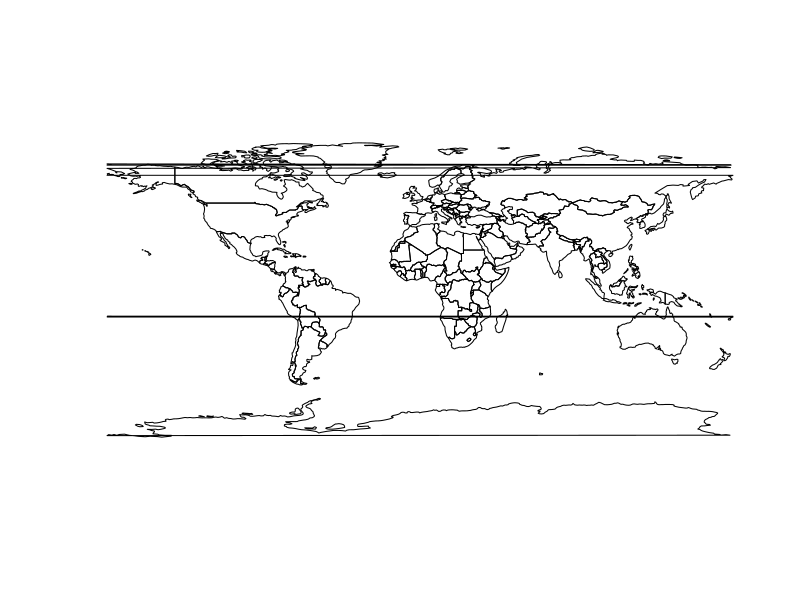
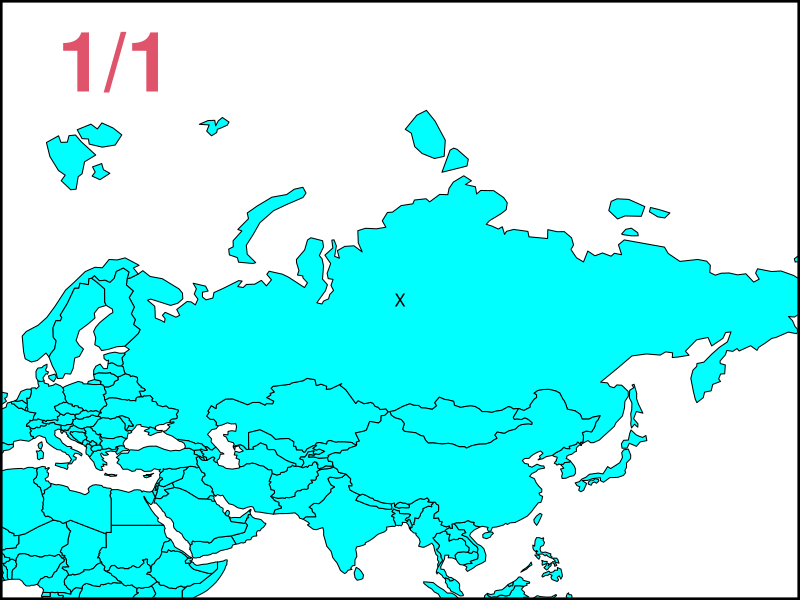
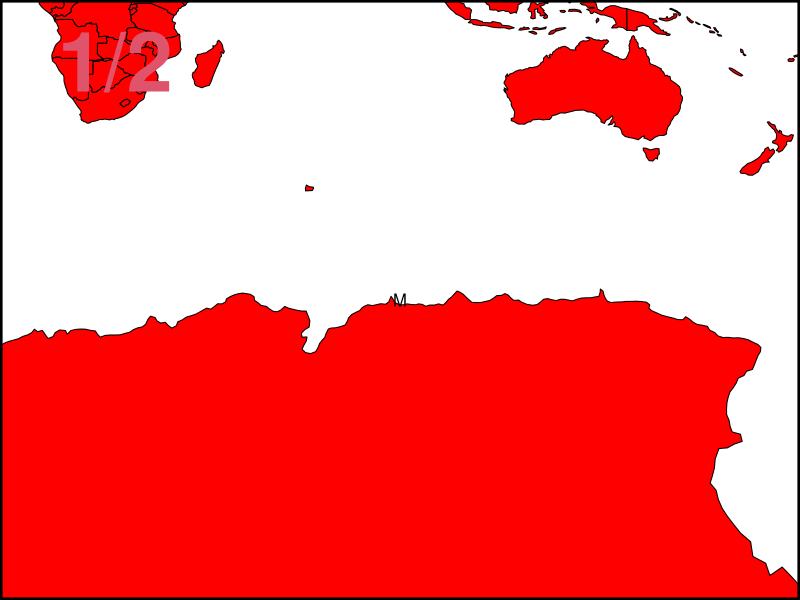
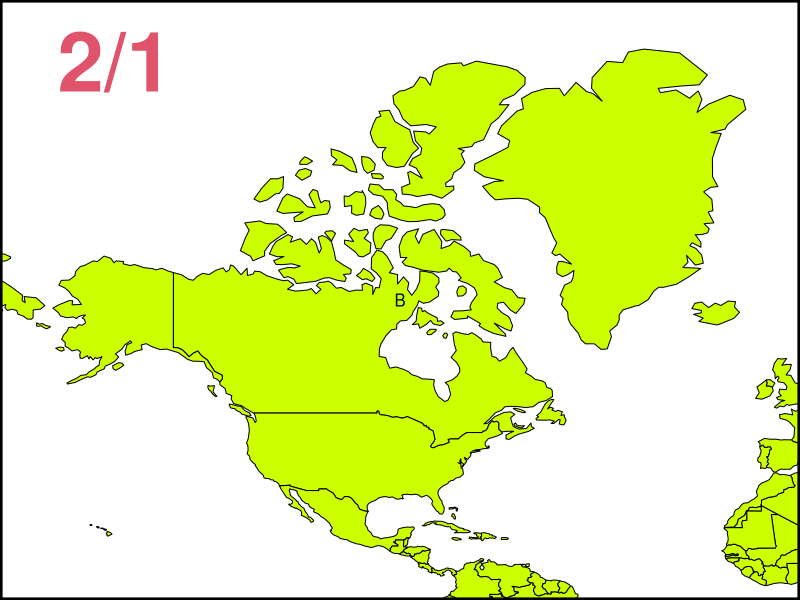
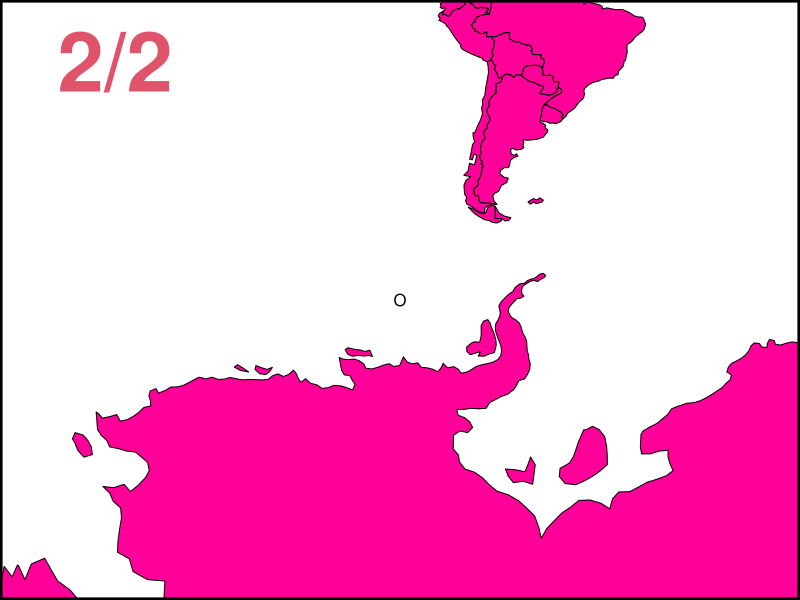
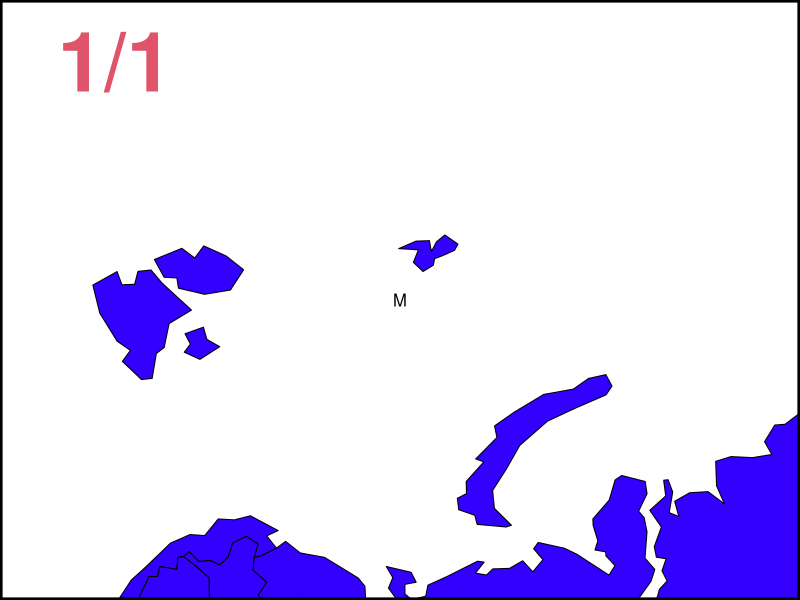
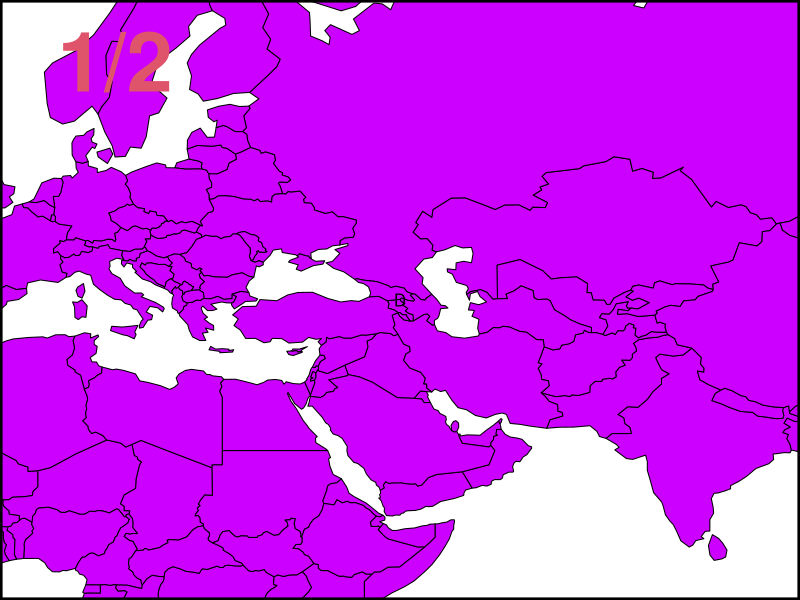
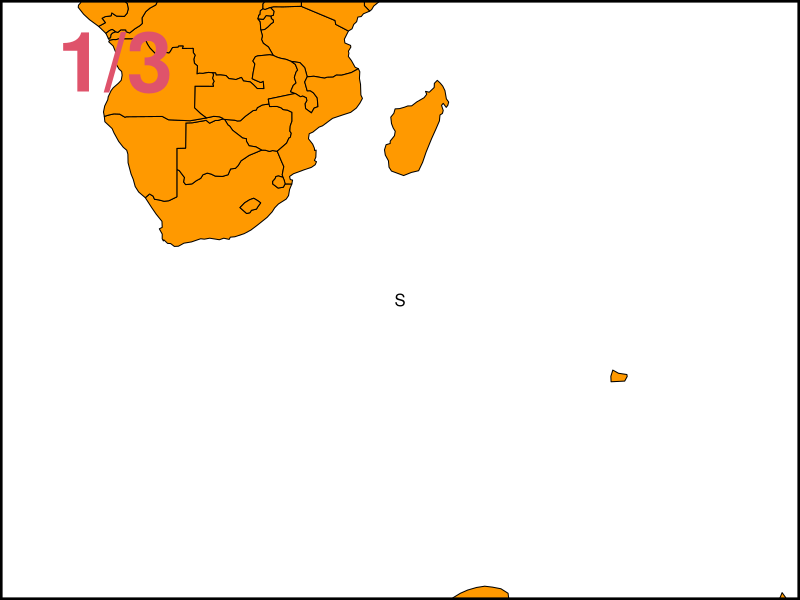

Write R code to recreate these figures, in order. (Note: this script raises an error after producing the figures.)



library("sf")
library("rnaturalearth")
library("cowplot")
library("ggplot2")

countries <- ne_countries(returnclass = "sf")
countries <- st_make_valid(countries)
# No!! not flatcountries <- st_transform(countries, st_crs(3857))

plot(st_geometry(countries))

get_limits <- function(box, x, y, n) {
    tmp_x <- seq(-180, 180, length.out = n + 1)
    tmp_y <- seq( -90,  90, length.out = n + 1)
    list(xmin = tmp_x[x + 1], xmax = tmp_x[x + 2],
         ymin = tmp_y[y + 1], ymax = tmp_y[y + 2])
}
get_limit_bb <- function(box, x, y, n, crs = NULL) {
    tmp_x <- seq(-180, 180, length.out = n + 1)
    tmp_y <- seq( -90,  90, length.out = n + 1)
    st_bbox(c(xmin = tmp_x[x + 1], xmax = tmp_x[x + 2],
         ymin = tmp_y[y + 1], ymax = tmp_y[y + 2]), crs = if (is.null(crs)) st_crs(4623) else crs)
}
(bb <- get_limit_bb(st_bbox(countries), 0, 1, 2, st_crs(countries)))
#get_limits(st_bbox(countries), 0, 1, 2)
#get_limits(st_bbox(countries), 1, 1, 2)

#####
# https://wiki.openstreetmap.org/wiki/Zoom_levels
# Number of tiles for each zoom level

draw_a_tile <- function(i, j, ntiles, countries, col = "gray90") {
    # Mercator x/y limits
    # x:   -20037508 to 20037508
    # y:   -20601982 to 20601982 -> taking 
    #st_transform(st_sfc(st_point(c(180, 85.0)), crs = 4326), crs = 3395)
    lons <- seq(0, 2 * 20037508,     length.out = 1 + sqrt(ntiles))
    lats <- seq(20037508, -20037508, length.out = 1 + sqrt(ntiles))

    xlim <- lons[i + 0:1]
    if (min(xlim) >= 20037508) xlim <- xlim - (2 * 20037508)
    ylim <- lats[j + 1:0]

    # Just points; was originally going for a polygon but this should be fine.
    #bbox_matrix <- matrix(c(xlim[1], xlim[1], xlim[2], xlim[2],
    #                        ylim[1], ylim[2], ylim[2], ylim[1]),
    #                      byrow = FALSE, ncol = 2)
    #bbox_points <- lapply(seq_len(nrow(bbox_matrix)), function(i, m) st_point(m[i, ]), m = bbox_matrix)
    #bbox_points <- st_transform(st_sfc(bbox_points, crs = st_crs(4326)), crs = 3395)

    #xlim <- st_bbox(bbox_points)[c("xmin", "xmax")]
    #ylim <- st_bbox(bbox_points)[c("ymin", "ymax")]

    # Drawing the tile
    hold <- par(no.readonly = TRUE); on.exit(par(hold))
    par(mar = rep(0, 4), oma = rep(0, 4))

    plot(NA, xlim = xlim, ylim = ylim, xaxs = "i", yaxs = "i", bty = "n")
    #plot(bbox, add = TRUE, border = 2, lwd = 3)
    plot(st_cast(st_geometry(st_transform(countries, crs = 3395))), add = TRUE, col = col)
    text(mean(xlim), mean(ylim), sample(LETTERS, 1))

    # Development labeling
    text(xlim[1], ylim[2], sprintf("%d/%d", i, j), adj = c(-.5, 1.5), col = 2, font = 2, cex = 5)
    box(lwd = 5)
}
#u <- draw_a_tile(2, 1, ntiles[1], countries)


# Number of tiles to be drawn
ntiles <- c(4, 16, 64, 256, 1024)
countries <- ne_countries(returnclass = "sf")

png_pixels <- 500

for (zoom in 1:4) {
    for (x in seq_len(sqrt(ntiles[zoom]))) {
        for (y in seq_len(sqrt(ntiles[zoom]))) {
            # Note that tile names are 0-based; as well as the zoom
            dir.create(dir <- sprintf("tiles/%d/%d", zoom, x - 1), showWarning = FALSE, recursive = TRUE)
            pngname <- sprintf("%s/%d.png", dir, y - 1)
            print(pngname)
            png(file = pngname, height = png_pixels, width = ifelse(zoom == 1, 2, 1) * png_pixels)
                draw_a_tile(x, y, ntiles[zoom], countries, col = sample(rainbow(10), 1L))
            dev.off()
        }
    }
}
